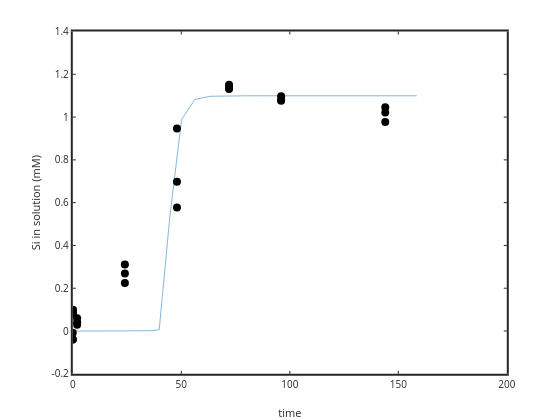

The code cell stored with this chart in its notebook:
### Code cell
plot(time,1e3*(Siaq)); ylabel('Si in solution (mM)'); xlabel('time')
hold on
plot(sampletime,sampleSi*1e3,'ko','markersize',8,'markerfacecolor','k')
set(gca,'linewidth',2)

%yi = interp1 (time, DIC, sampletime);
%plot(sampletime,yi*1e3,'r.')
%residual3=sampleDIC*1e3-yi*1e3;

### Figure 1 — Plotly figure (JSON) as saved in the notebook; plotly's stock layout.template omitted (floating-point values rounded to 4 significant figures)
{"data": [{"line": {"color": "rgb(0,113,188)", "dash": "solid", "width": 0.5}, "marker": {"color": "rgb(0,113,188)", "line": {"color": "rgb(0,113,188)"}, "size": 6, "symbol": "none"}, "mode": "lines", "name": "", "showlegend": false, "type": "scatter", "visibility": true, "x": [0, 0, 1.122, 1.259, 1.413, 1.585, 1.778, 1.995, 2.239, 2.512, 2.818, 3.162, 3.548, 3.981, 4.467, 5.012, 5.623, 6.31, 7.079, 7.943, 8.913, 10, 11.22, 12.59, 14.13, 15.85, 17.78, 19.95, 22.39, 25.12, 28.18, 31.62, 35.48, 39.81, 44.67, 50.12, 56.23, 63.1, 70.79, 79.43, 89.13, 100, 112.2, 125.9, 141.3, 158.5], "xaxis": "x", "y": [0, 0, 0.0002638, 0.0002499, 0.0002389, 0.0002303, 0.0002237, 0.0002188, 0.0002152, 0.0002126, 0.0002108, 0.0002097, 0.000209, 0.0002086, 0.0002085, 0.0002086, 0.0002088, 0.0002092, 0.0002098, 0.0002107, 0.000212, 0.0002138, 0.0002167, 0.0002213, 0.0002285, 0.0002404, 0.0002607, 0.0002917, 0.0003349, 0.0004006, 0.000513, 0.0007548, 0.001379, 0.005594, 0.5288, 0.9879, 1.082, 1.097, 1.099, 1.099, 1.099, 1.099, 1.099, 1.099, 1.099, 1.099], "yaxis": "y"}, {"line": {"color": "rgb(0,0,0)", "width": 0.5}, "marker": {"color": "rgb(0,0,0)", "line": {"color": "rgb(0,0,0)"}, "size": 8, "symbol": "circle"}, "mode": "markers", "name": "", "showlegend": false, "type": "scatter", "visibility": true, "x": [0, 0.1, 2, 24, 48, 72, 96, 144, 0, 0.1, 2, 24, 48, 72, 96, 144, 0, 0.1, 2, 24, 48, 72, 96, 144], "xaxis": "x", "y": [-0.03982, 0.08025, 0.02971, 0.2241, 0.5771, 1.151, 1.076, 1.021, -0.04007, 0.08868, 0.04064, 0.2691, 0.6975, 1.136, 1.097, 1.046, -0.00836, 0.09996, 0.05936, 0.3106, 0.9464, 1.131, 1.08, 0.9764], "yaxis": "y"}], "layout": {"height": 420, "hovermode": "closest", "margin": {"b": 0, "l": 0, "r": 0, "t": 0}, "plot_bgcolor": "rgba(0,0,0,0)", "showlegend": false, "width": 560, "xaxis": {"anchor": "y", "autorange": false, "domain": [0.13, 0.905], "exponentformat": "none", "gridcolor": "rgba(38,38,38,0.15)", "gridwidth": 2, "linecolor": "rgb(38,38,38)", "linewidth": 2, "mirror": "ticks", "range": [0, 200], "showgrid": false, "showline": true, "side": "bottom", "spikedash": "solid", "spikemode": "across", "spikesides": false, "spikethickness": 1, "tickangle": 0, "tickcolor": "rgb(38,38,38)", "tickfont": {"color": "rgb(38,38,38)", "size": 10}, "ticklen": 3, "ticks": "inside", "ticktext": ["0", "50", "100", "150", "200"], "tickvals": [0, 50, 100, 150, 200], "title": {"font": {"color": "rgb(38,38,38)", "size": 11}, "text": "time"}, "type": "linear", "visible": true, "zeroline": false}, "yaxis": {"anchor": "x", "autorange": false, "domain": [0.11, 0.925], "exponentformat": "none", "gridcolor": "rgba(38,38,38,0.15)", "gridwidth": 2, "linecolor": "rgb(38,38,38)", "linewidth": 2, "mirror": "ticks", "range": [-0.2, 1.4], "showgrid": false, "showline": true, "side": "left", "spikedash": "solid", "spikemode": "across", "spikesides": false, "spikethickness": 1, "tickangle": 0, "tickcolor": "rgb(38,38,38)", "tickfont": {"color": "rgb(38,38,38)", "size": 10}, "ticklen": 3, "ticks": "inside", "ticktext": ["-0.2", "0", "0.2", "0.4", "0.6", "0.8", "1", "1.2", "1.4"], "tickvals": [-0.2, 0, 0.2, 0.4, 0.6, 0.8, 1, 1.2, 1.4], "title": {"font": {"color": "rgb(38,38,38)", "size": 11}, "text": "Si in solution (mM)"}, "type": "linear", "visible": true, "zeroline": false}}}
